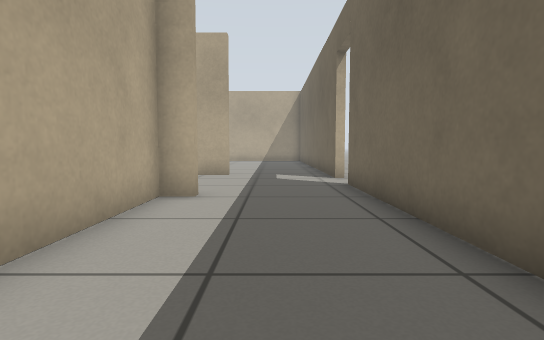
view 1 (above)

20 first-person views from a walk through a world built for the Gazebo simulator. The camera is 0.5 m above the floor, tilts 4° down and sees 80° across. The floor is counted in squares, 0.5 m on a side. Each view is taken from the middle of a square. On the plan, view 1 faces up. The plan holds only what a view shows up to about 12 squares ahead; the rest is blank. Simple patterns stand in for the simulator's built-in surfaces.

view 2
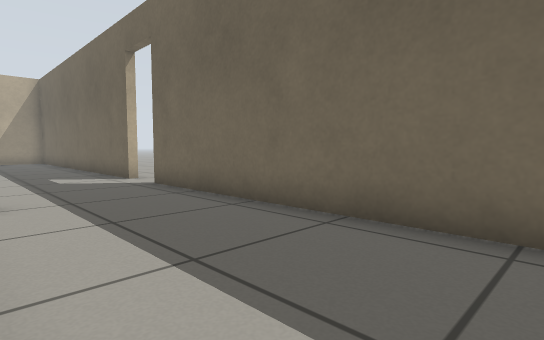

view 3
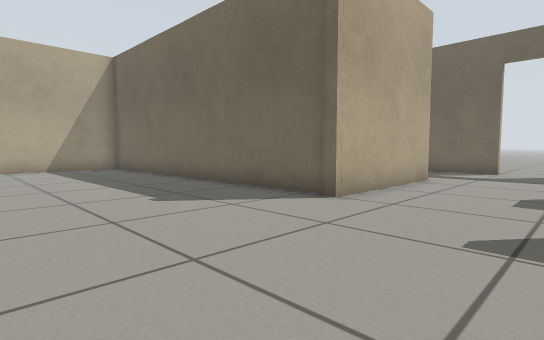

view 4
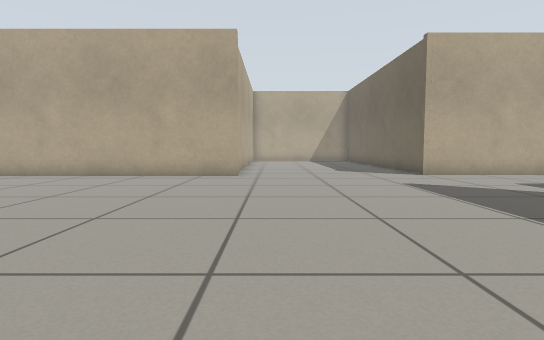

view 5
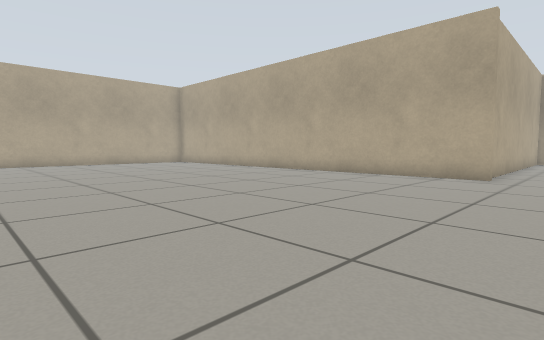

view 6
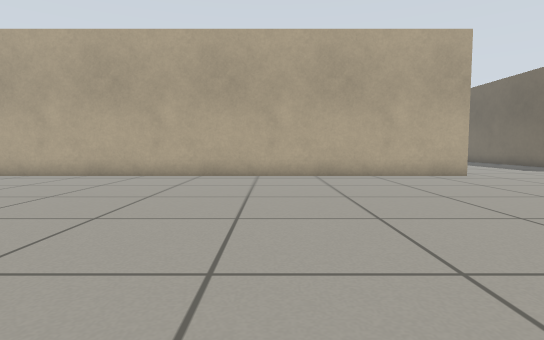

view 7
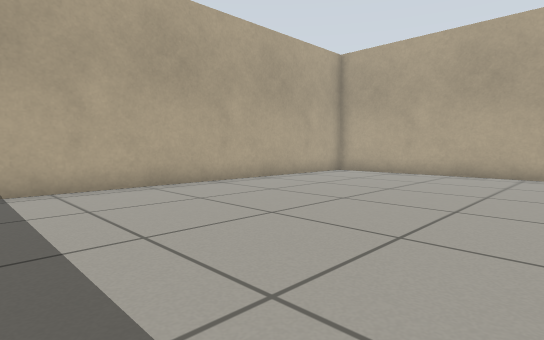

view 8
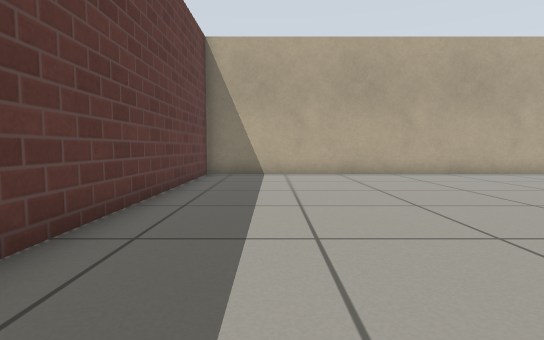

view 9
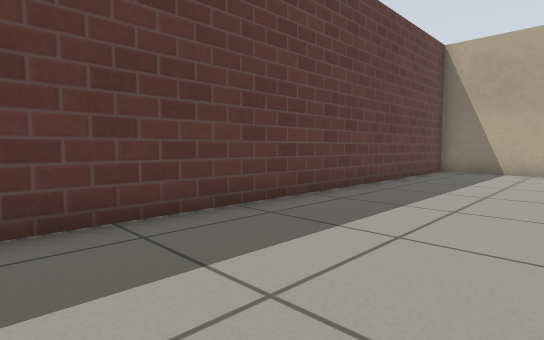

view 10
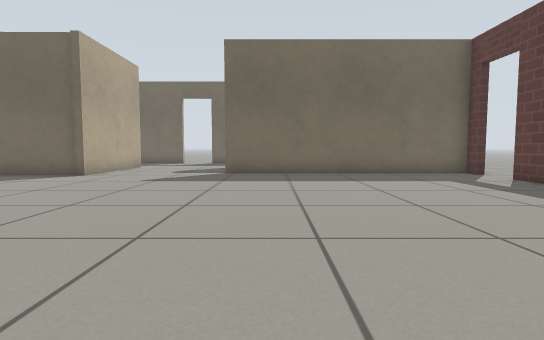

view 11
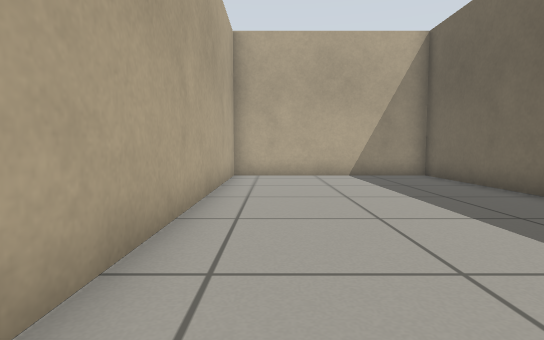

view 12
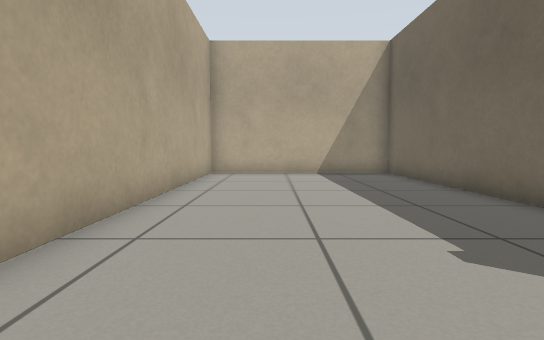

view 13
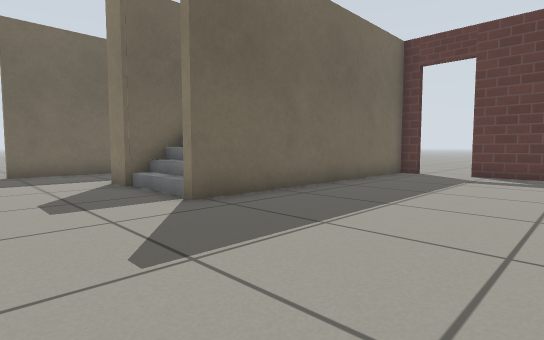

view 14
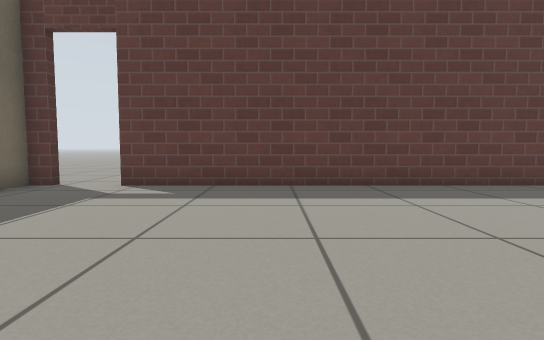

view 15
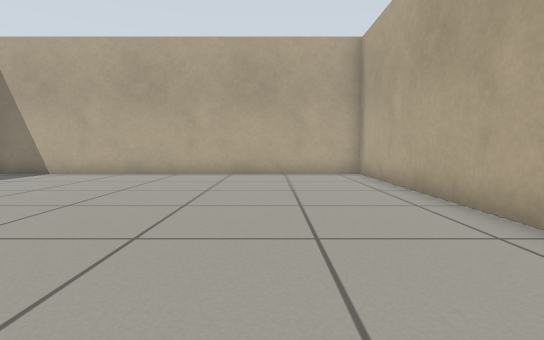

view 16
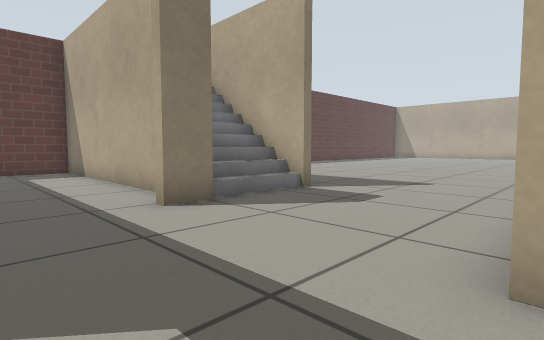

view 17
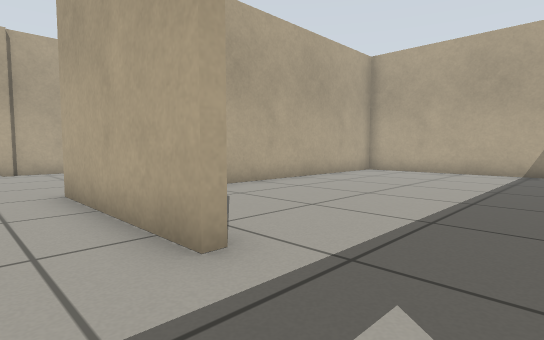

view 18
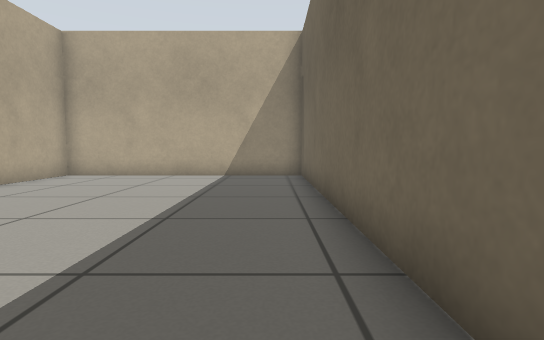

view 19
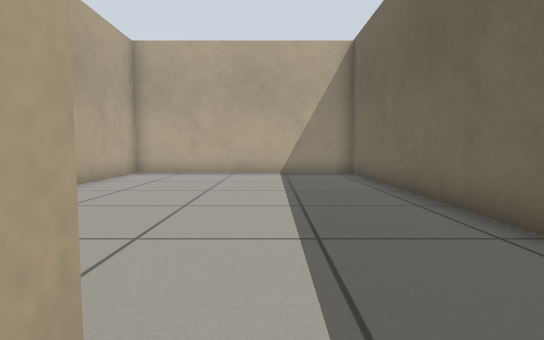

view 20
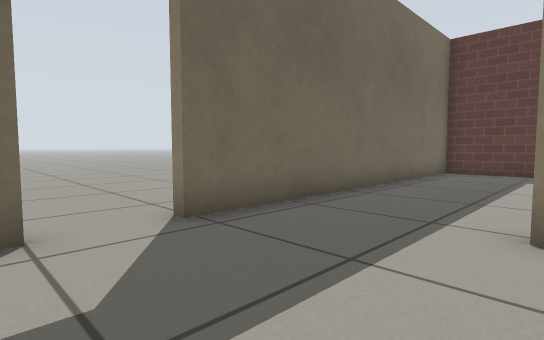

### Floor plan
Ten units are one square. View 1 is at (0, 0); x grows to the right and y downward. Boxes are objects, and circles mark ways between rooms. Rooms are numbered by the first view taken in them; rooms with no view inside come last. Other rooms are left out.
<svg viewBox="-315 -240 341 272">
<path fill="none" stroke="#000" d="M-15 -65 -23 -65 -23 -20M-26 -68 -15 -68M-23 10 -23 20M21 -104 21 -114M-15 -116 -34 -116M-19 24 21 24 21 -88M-64 -119 -66 -235 -133 -235 -133 -113 -310 -113 -310 24 -80 24M-57 -20 -57 -68 -54 -68 -54 -28M-34 -116 -66 -116M-26 -51 -26 -68M-62 24 -57 24 -57 9M21 -114 21 -235 -63 -235 -61 -153"/>
<circle cx="-25" cy="-95" r="3" fill="#2a7"/>
<circle cx="0" cy="-120" r="3" fill="#2a7"/>
<text x="-10" y="-50">1</text>
<text x="-160" y="-70">2</text>
<text x="-20" y="-180">3</text>
</svg>
Room 1 opens to room 2. Room 1 opens to room 3.

Where each view was taken, in squares from view 1:
view 1: 0 up, 0 right, facing up
view 2: 0 up, 2 left, facing up-right
view 3: 8 up, 12 left, facing up-right
view 4: 0 up, 12 left, facing up
view 5: 0 up, 11 left, facing up-left
view 6: 0 up, 20 left, facing up
view 7: 1 down, 23 left, facing up-left
view 8: 0 up, 19 left, facing left
view 9: 2 up, 17 left, facing down-left
view 10: 5 up, 18 left, facing right
view 11: 12 up, 12 left, facing up
view 12: 11 up, 11 left, facing up
view 13: 10 up, 11 left, facing down-right
view 14: 6 up, 12 left, facing down
view 15: 8 up, 19 left, facing left
view 16: 12 up, 1 right, facing down-left
view 17: 10 up, 1 right, facing up-left
view 18: 12 up, 1 right, facing up
view 19: 11 up, 1 left, facing up
view 20: 11 up, 2 left, facing down-right
